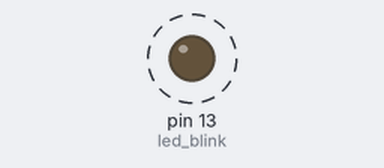
Bench run of a sketch on a simulated Arduino Uno, built with avr-gcc and run on an emulated ATmega328P. Shown: output pins drawn as LEDs (lit = HIGH). Dashed ring = blinking.

Above: at 0.5 s.
Timing chart, 0 to 3.0 s (numbered marks = the images above):
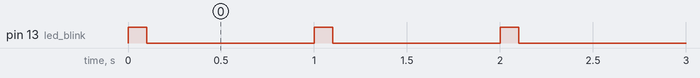

Measured:
- by itself, pin 13 (led_blink): alternates HIGH for 0.10 s and LOW for 0.90 s

The sketch:

blink.ino
```cpp
#include <Arduino.h>

const int led_blink = LED_BUILTIN;

void setup()
{
  pinMode(led_blink, OUTPUT);
  digitalWrite(led_blink, 0);
}

void loop()
{
  digitalWrite(led_blink, 1);
  delay(100);
  digitalWrite(led_blink, 0);
  delay(900);
}
```
